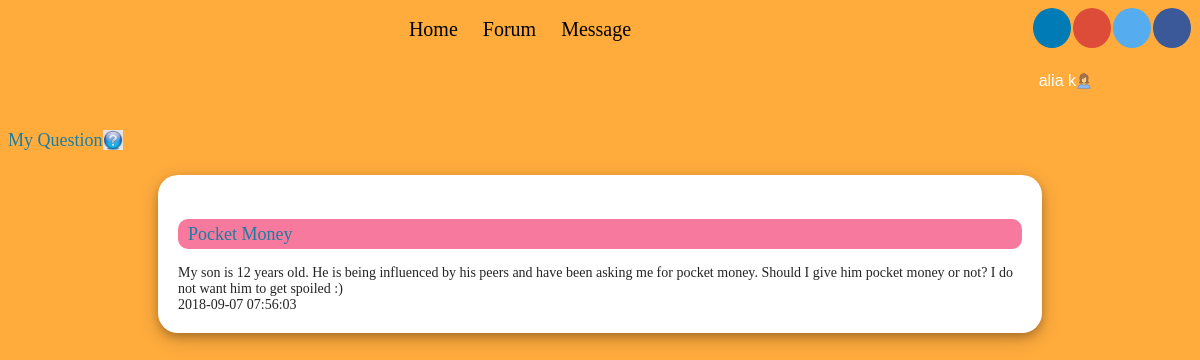
Page /finalforum/que.php (signed in) on the committed database.
### tables this page shows
CREATE TABLE `question` (
  `question_id` int(11) NOT NULL,
  `heading` varchar(50) NOT NULL,
  `question_detail` varchar(2000) NOT NULL,
  `datetime` timestamp NOT NULL DEFAULT CURRENT_TIMESTAMP,
  `user_id` int(11) NOT NULL,
  `subtopic_id` int(11) NOT NULL,
  `views` int(11) NOT NULL
);

### finalforum/utility.php (called while the page is built, shortened)
<?php
	function ExecuteQuery ($SQL)
	{
		$rows = mysql_query ($SQL);
		return $rows;
	}
?>

### finalforum/que.php (the view, shortened to what this page needs)
<?php
	require("header.php");
	require("checkUser.php");
	echo "<h4>My Question<img src='res/images/askq.jpg'  class='imagedel'/></h4>";
?>
<?php
$sql="SELECT * from question where user_id=$_SESSION[uid]";
$result=ExecuteQuery($sql);
		while($row = mysql_fetch_array($result))
		{
		echo "<span class='box2'>";
		echo "<span class='head'><a href='questionview.php?qid=$row[question_id]'><h4>$row[heading]</h4></a></span>";
		echo  "<br/>";
		echo $row['question_detail'];
		echo  "<br/>";
		echo $row['datetime'];
		echo "</span>";
		echo "<br><div></div>";
		}
?>

### finalforum/res/style.css (style rules this page uses)
.box2 .head { display:block; height:30px; background-color:rgb(247, 121, 158); font-weight:bold; line-height:30px; }
.box2 { width: auto; background-color:#CCC; display:block; }
a { font-family: Georgia, "Times New Roman", Times, Serif; text-decoration: none; color: #186C8B; }
a:link { font-family: Georgia, "Times New Roman", Times, Serif; text-decoration: none; color: #186C8B; }
h1, h2, h3, h4, h5, h6, h1 a, h2 a, h3 a, h4 a, h5 a, h6 a h1 a:hover, h2 a:hover, h3 a:hover, h4 a:hover, h5 a:hover, h6 a:hover h1 a:visited, h2 a:visited, h3 a:visited, h4 a:visited, h5 a:visited, h6 a:visited { font-weight: normal; font-style: normal; text-decoration: none; }
h4, h4 a, h4 a:link, h4 a:visited, h4 a:hover { font-family: Georgia, "Times New Roman", Times, Serif; font-size: 18px; color: #1C7DA0; }
.imagedel { height:20px; width:20px; vertical-align:text-top; vertical-align:text-bottom; }

### finalforum/que.php (style rules this page uses)
.box2 { border-radius: 20px; padding: 20px; background-color: #FFFFFF; margin-left: 150px; margin-right: 150px; box-shadow: 0 4px 8px 0 rgba(0, 0, 0, 0.2), 0 6px 20px 0 rgba(0, 0, 0, 0.19); }
.head { color:#E1F6CE; border-radius:10px; padding-left:10px; }
a:link { color: black; }

### rows in the picture
question: heading "Pocket Money", question_detail "My son is 12 years old. He is being influenced by his peers and have been asking me for pocket money. Should I give him pocket money or not? I do not want him to get spoiled :)", datetime "2018-09-07 07:56:03"

### other values in the picture
$_SESSION["fn"] "alia k"
